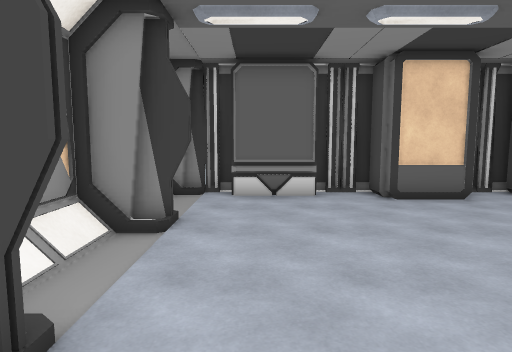
view 1 (above)

12 first-person views from a walk through a 3-D level made in the Unity game engine. The camera is 1.5 m above the floor, tilts 6° down and sees 75° across. The floor is counted in squares, 1 m on a side. Each view is taken from the middle of a square. On the plan, view 1 faces up. The plan holds only what a view shows up to about 15 squares ahead; the rest is blank. The place goes on beyond the plan. Some animated figures are left out. Door leaves are left out, so doorways stand open.

view 2
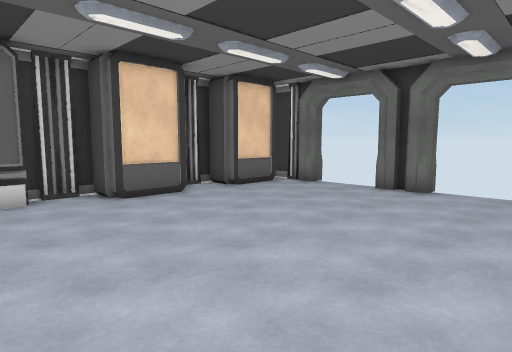

view 3
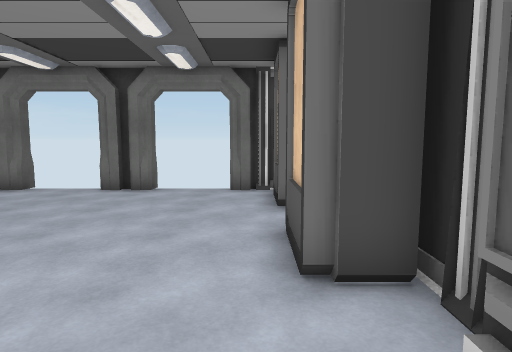

view 4
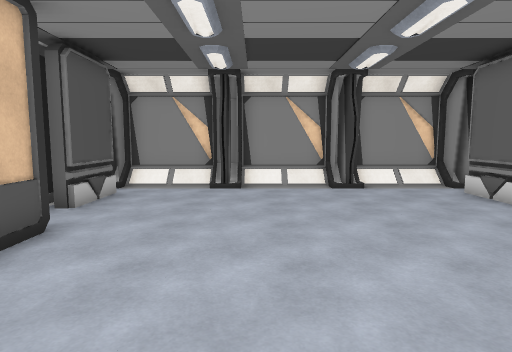

view 5
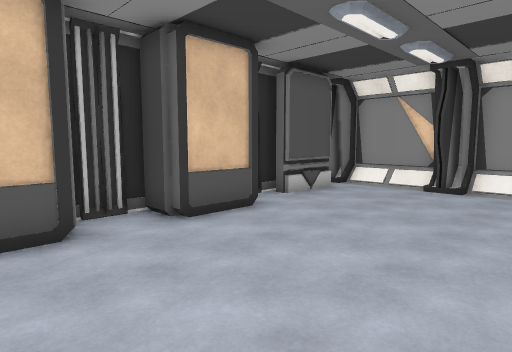

view 6
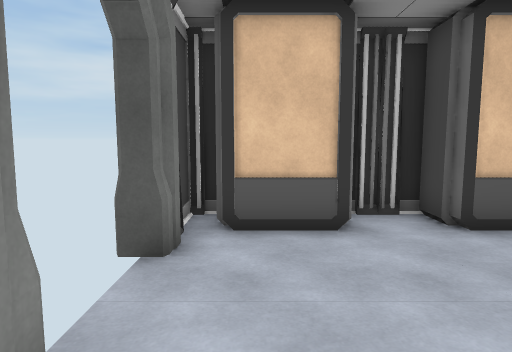

view 7
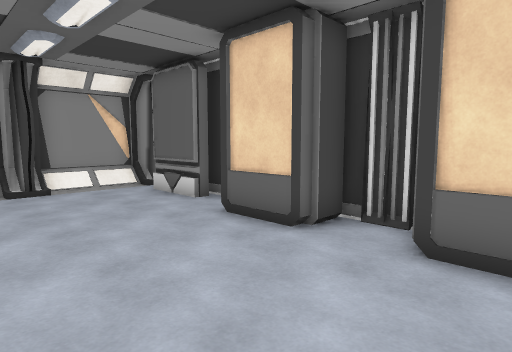

view 8
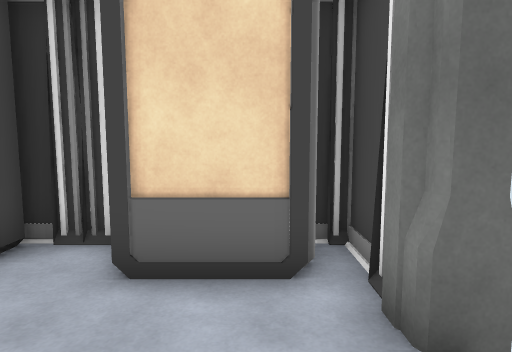

view 9
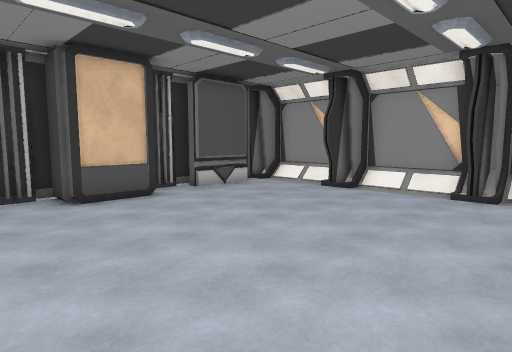

view 10
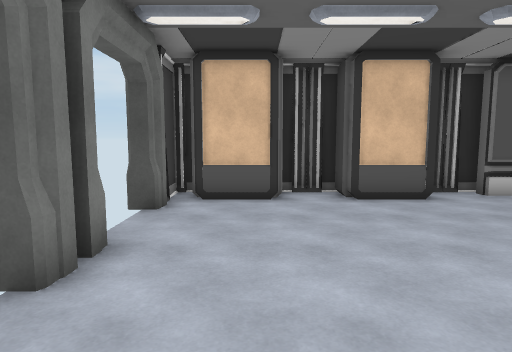

view 11
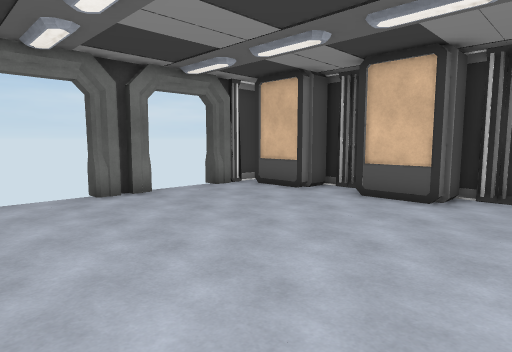

view 12
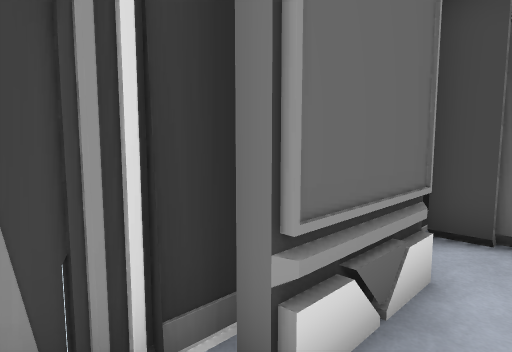

### Floor plan
Points are (right, up) in squares from view 1. A wall is a line through its corners. A room is listed if a view was taken in it or the views show most of it. See-through windows are left out.
Room 1 (views 1, 2, 3, 4, 5, 6, 7, 8, 9, 10, 11, 12)
walls: (-1.1, 5.9) (-2.8, 5.9) (-2.8, 5.6) (-2, 5.6); (-1.1, 1.9) (-1.6, 1.9); (-1.6, 5.6) (-3, 5.6) (-3, 2.4) (-2, 2.4); (1.7, 9.5) (1.7, 9.1) (-0.7, 9.1) (-0.7, 9.5); (5.5, -1.8) (7.5, -1.8); (10.1, 4.2) (10.1, 4.8); (10.1, 3.2) (10.1, 3.8); (10.4, 3.8) (10.4, 4.2); (1, -1.8) (3.9, -1.8); (7.5, 9.9) (-2.6, 9.9); (10.1, 7.2) (10.1, 7.9); (-2.8, 2.6) (-2.8, 2.1) (-1.1, 2.1); (-0.8, -1.1) (1.7, -1.1) (1.7, -1.5); (10.1, 0.1) (10.1, 0.8); (-2.9, 1.6) (-2, 1.6); (-3, 1.5) (-3, -1.6) (-2, -1.6); (10.4, 8) (10.4, 9.9); (-1.6, 9.6) (-3, 9.6) (-3, 6.4) (-2, 6.4) (-2.8, 6.4) (-2.8, 6.1) (-1.1, 6.1); (10.4, -1.8) (10.4, 0.2); (-2.8, -1.8) (-1.2, -1.8)
ways out: open door at (10.5, 2); open door at (10.5, 6)
objects: other object (4, -1) to (5, -1); other object (4, 9) to (5, 9); other object (8, -1) to (9, -1); other object (8, 9) to (9, 9)

Positions as (right, up) in squares from view 1, and headings:
1: (0, 0), facing up
2: (0, 0), facing up-right
3: (0, 0), facing right
4: (9, 3), facing left
5: (9, 5), facing down-left
6: (9, 5), facing down
7: (9, 4), facing up-left
8: (9, 5), facing up
9: (8, 8), facing down-left
10: (8, 8), facing down
11: (1, 8), facing down-right
12: (-2, 8), facing up-right
